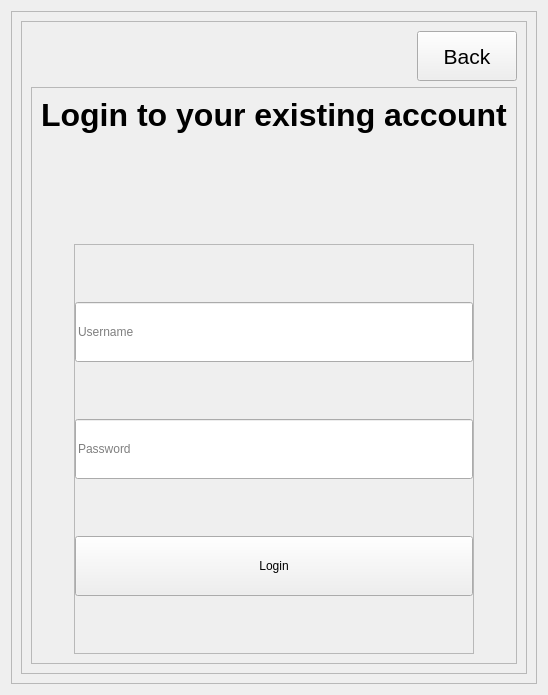
      <widget class="QWidget" name="rms_login">
       <layout class="QHBoxLayout" name="horizontalLayout_5">
        <item>
         <widget class="QFrame" name="frame_9">
          <property name="frameShape">
           <enum>QFrame::StyledPanel</enum>
          </property>
          <property name="frameShadow">
           <enum>QFrame::Raised</enum>
          </property>
          <layout class="QHBoxLayout" name="horizontalLayout_17">
           <item>
            <widget class="QFrame" name="frame_10">
             <property name="frameShape">
              <enum>QFrame::StyledPanel</enum>
             </property>
             <property name="frameShadow">
              <enum>QFrame::Raised</enum>
             </property>
             <layout class="QVBoxLayout" name="verticalLayout_9">
              <item alignment="Qt::AlignRight">
               <widget class="QPushButton" name="rms_login_backbtn">
                <property name="minimumSize">
                 <size>
                  <width>100</width>
                  <height>50</height>
                 </size>
                </property>
                <property name="styleSheet">
                 <string notr="true">font:16pt;</string>
                </property>
                <property name="text">
                 <string>Back</string>
                </property>
                <property name="icon">
                 <iconset>
                  <normaloff>../../../../../mnt/c/Users/prasa/Downloads/left-arrow.png</normaloff>../../../../../mnt/c/Users/prasa/Downloads/left-arrow.png</iconset>
                </property>
                <property name="iconSize">
                 <size>
                  <width>20</width>
                  <height>20</height>
                 </size>
                </property>
               </widget>
              </item>
              <item alignment="Qt::AlignVCenter">
               <widget class="QFrame" name="frame_11">
                <property name="frameShape">
                 <enum>QFrame::StyledPanel</enum>
                </property>
                <property name="frameShadow">
                 <enum>QFrame::Raised</enum>
                </property>
                <layout class="QVBoxLayout" name="verticalLayout_10">
                 <item>
                  <widget class="QLabel" name="label_7">
                   <property name="minimumSize">
                    <size>
                     <width>0</width>
                     <height>0</height>
                    </size>
                   </property>
                   <property name="maximumSize">
                    <size>
                     <width>16777215</width>
                     <height>200</height>
                    </size>
                   </property>
                   <property name="styleSheet">
                    <string notr="true">font: 16pt &quot;Sans Serif&quot;;</string>
                   </property>
                   <property name="text">
                    <string>&lt;html&gt;&lt;head/&gt;&lt;body&gt;&lt;p align=&quot;center&quot;&gt;&lt;span style=&quot; font-size:24pt; font-weight:600;&quot;&gt;Login to your existing account&lt;br/&gt;&lt;/span&gt;&lt;/p&gt;&lt;/body&gt;&lt;/html&gt;</string>
                   </property>
                  </widget>
                 </item>
                 <item alignment="Qt::AlignHCenter|Qt::AlignVCenter">
                  <widget class="QFrame" name="frame_41">
                   <property name="minimumSize">
                    <size>
                     <width>400</width>
                     <height>500</height>
                    </size>
                   </property>
                   <property name="maximumSize">
                    <size>
                     <width>3000</width>
                     <height>16777215</height>
                    </size>
                   </property>
                   <property name="styleSheet">
                    <string notr="true">QFrame{
margin-top:90;
font:16pt
}
QPushButton{
width:100px;
}
</string>
                   </property>
                   <property name="frameShape">
                    <enum>QFrame::StyledPanel</enum>
                   </property>
                   <property name="frameShadow">
                    <enum>QFrame::Raised</enum>
                   </property>
                   <layout class="QVBoxLayout" name="verticalLayout_33">
                    <property name="spacing">
                     <number>0</number>
                    </property>
                    <property name="leftMargin">
                     <number>0</number>
                    </property>
                    <property name="topMargin">
                     <number>0</number>
                    </property>
                    <property name="rightMargin">
                     <number>0</number>
                    </property>
                    <property name="bottomMargin">
                     <number>0</number>
                    </property>
                    <item>
                     <widget class="QLineEdit" name="rms_login_username">
                      <property name="minimumSize">
                       <size>
                        <width>50</width>
                        <height>60</height>
                       </size>
                      </property>
                      <property name="styleSheet">
                       <string notr="true">width:300px;
font: 16pt &quot;Sans Serif&quot;;</string>
                      </property>
                      <property name="text">
                       <string/>
                      </property>
                      <property name="placeholderText">
                       <string>Username</string>
                      </property>
                     </widget>
                    </item>
                    <item>
                     <widget class="QLineEdit" name="rms_login_password">
                      <property name="minimumSize">
                       <size>
                        <width>0</width>
                        <height>60</height>
                       </size>
                      </property>
                      <property name="styleSheet">
                       <string notr="true">font: 16pt &quot;Sans Serif&quot;;</string>
                      </property>
                      <property name="echoMode">
                       <enum>QLineEdit::Password</enum>
                      </property>
                      <property name="placeholderText">
                       <string>Password</string>
                      </property>
                     </widget>
                    </item>
                    <item>
                     <widget class="QPushButton" name="rms_login_loginbtn">
                      <property name="minimumSize">
                       <size>
                        <width>100</width>
                        <height>60</height>
                       </size>
                      </property>
                      <property name="styleSheet">
                       <string notr="true">font: 16pt &quot;Sans Serif&quot;;</string>
                      </property>
                      <property name="text">
                       <string>Login</string>
                      </property>
                     </widget>
                    </item>
                   </layout>
                  </widget>
                 </item>
                </layout>
               </widget>
              </item>
             </layout>
            </widget>
           </item>
          </layout>
         </widget>
        </item>
       </layout>
      </widget>
